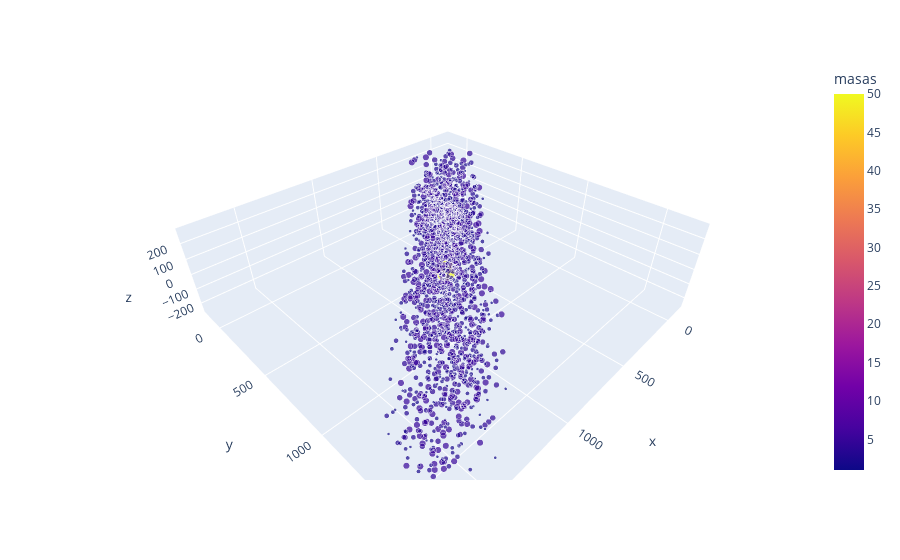

Notebook code cell kept with this figure:
### Markdown cell above
### Grafica del centro de masa

### Code cell
df.loc[1]=['Centro de masas',50,825.815,776.919,15.503350]
fig = px.scatter_3d(df, x='x', y='y',z='z',color='masas',size = 'masas')
fig.write_html("Nube de particulas con masas.html")

fig.show()

### Figure 1 — Plotly figure (JSON) as saved in the notebook; plotly's stock layout.template omitted (floating-point values rounded to 4 significant figures; data arrays with more than 128 entries replaced by an {"elided": "..."} marker saying what was removed)
{"data": [{"hovertemplate": "x=%{x}<br>y=%{y}<br>z=%{z}<br>masas=%{marker.color}<extra></extra>", "legendgroup": "", "marker": {"color": {"elided": "1533 int values"}, "coloraxis": "coloraxis", "size": {"elided": "1533 int values"}, "sizemode": "area", "sizeref": 0.125, "symbol": "circle"}, "mode": "markers", "name": "", "scene": "scene", "showlegend": false, "type": "scatter3d", "x": {"elided": "1533 float values"}, "y": {"elided": "1533 float values"}, "z": {"elided": "1533 float values"}}], "layout": {"coloraxis": {"colorbar": {"title": {"text": "masas"}}, "colorscale": [[0, "#0d0887"], [0.1111, "#46039f"], [0.2222, "#7201a8"], [0.3333, "#9c179e"], [0.4444, "#bd3786"], [0.5556, "#d8576b"], [0.6667, "#ed7953"], [0.7778, "#fb9f3a"], [0.8889, "#fdca26"], [1, "#f0f921"]]}, "legend": {"itemsizing": "constant", "tracegroupgap": 0}, "margin": {"t": 60}, "scene": {"domain": {"x": [0, 1], "y": [0, 1]}, "xaxis": {"title": {"text": "x"}}, "yaxis": {"title": {"text": "y"}}, "zaxis": {"title": {"text": "z"}}}}}
